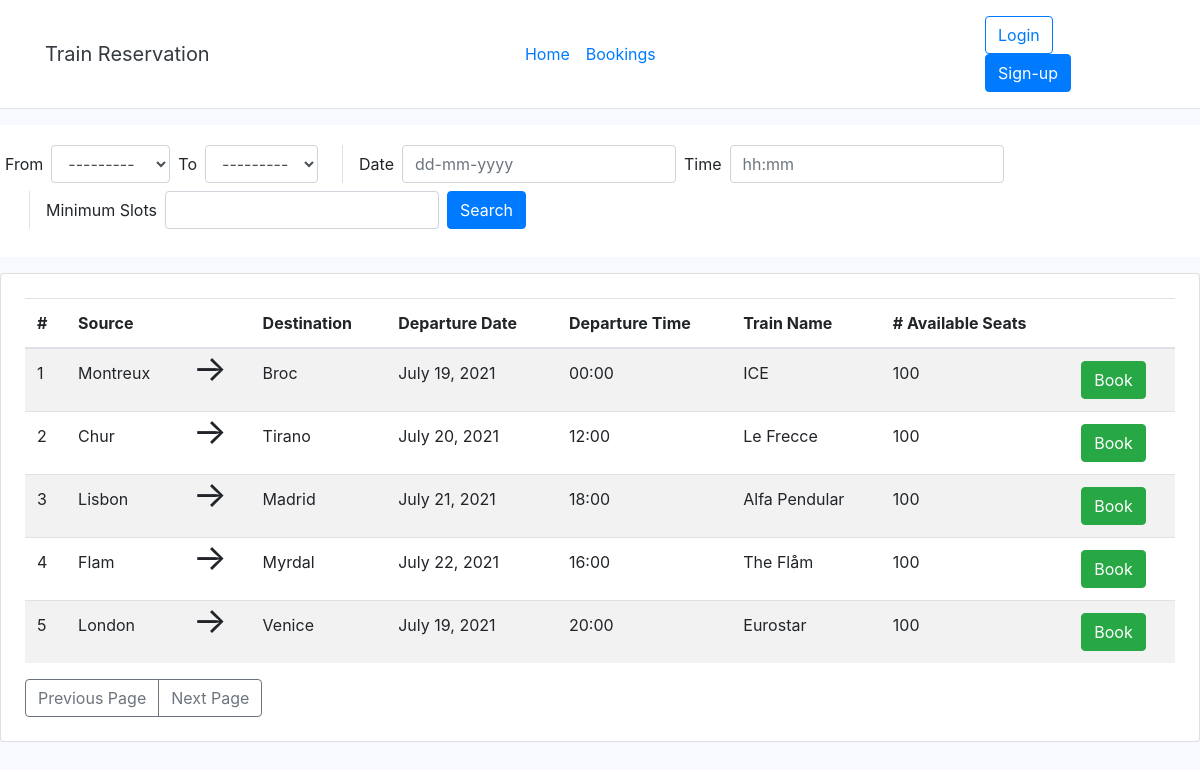
The page / on the database its author committed.
### trips/models.py (models this page shows, shortened)
class Trip(models.Model):
    Trip_name = models.CharField(max_length=20)
    trip_id = models.AutoField(primary_key=True)
    train_id = models.ForeignKey(Train, on_delete=models.CASCADE)
    source = models.CharField(max_length=30)
    destination = models.CharField(max_length=30)
    available_seats = models.PositiveIntegerField(default=0)
    dept_date = models.DateField()
    dept_time = models.TimeField()

class Train(models.Model):
    Train_name = models.CharField(max_length=20)
    train_id = models.AutoField(primary_key=True)
    maxSeats = models.IntegerField(default=100)

### trips/views.py (the view)
# urls.py: 2. Add a URL to urlpatterns:  path('', views.home, name='home')
def home(request):
    filteredResult = BookFilter(
        request.GET, queryset=Trip.objects.all()
    )
    page_num = request.GET.get('page', 1)
    p = Paginator(filteredResult.qs, 7)
    try:
        page = p.page(page_num)
    except EmptyPage:
        page = p.page(1)
    context = {
        'filter': filteredResult,
        'results' : page
    }
    return render(request, 'trips/home.html', context)

### trips/templates/trips/home.html (shortened to what this page needs)
{% extends "trips/base.html" %}
{% load crispy_forms_tags %}
{% block content %}
<div class="bg-white card-body align-items-center justify-content-center justify-content-md-between">
    <div class="row justify-content-center">
    <form method="GET" class="form-inline">
        <div class="form-group mb-2">
                <label for="{{ filter.form.source.id_for_label }}" class="mr-2">
                    {{ filter.form.source.label }}
                </label>
                {{ filter.form.source }}
                </div>
                <div class="form-group ml-2 mb-2">
                    <label for="{{ filter.form.destination.id_for_label }}" class="mr-2">
                        {{ filter.form.destination.label }}
                    </label>
                    {{ filter.form.destination }}
                </div>
                <div class="form-group ml-4 mb-2 pl-3 border-left">
                    <label for="{{ filter.form.dept_date.id_for_label }}" class="mr-2">
                        {{ filter.form.dept_date.label }}
                    </label>
                    {{ filter.form.dept_date }}
                </div>
                <div class="form-group ml-2 mb-2">
                    <label for="{{ filter.form.dept_time.id_for_label }}" class="mr-2">
                        {{ filter.form.dept_time.label }}
                    </label>
                    {{ filter.form.dept_time }}
                </div>
                <div class="form-group ml-4 mb-2 pl-3 border-left">
                    <label for="{{ filter.form.available_seats.id_for_label }}" class="mr-2">
                        {{ filter.form.available_seats.label }}
                    </label>
                    {{ filter.form.available_seats }}
                </div>
                <div class="form-group ml-2 mb-2">
                <button class="btn btn-primary" type="submit">Search</button>
                </div>
            </form>
        </div>
 </div>
{% if results %}
<div class="container card p-4 mt-3" style="max-width: 1250px;">
    <table class="table table-striped">
    <thead>
        <th scope="col">#</th>
        <th scope="col">Source</th>
        <th scope="col"></th>
        <th scope="col">Destination</th>
        <th scope="col">Departure Date</th>
        <th scope="col">Departure Time</th>
        <th scope="col">Train Name</th>
        <th scope="col"># Available Seats</th>
        <th scope="col"></th>
    </thead>
    <tbody>
{% for trip in results %}
<tr>
    <td>{{ trip.trip_id }}</td>
    <td>{{ trip.source }}</td>
    <td style="font-size: 36px; line-height: 14px;">→</td>
    <td>{{ trip.destination }}</td>
    <td>{{ trip.dept_date|date:"F d, Y" }}</td>
    <td>{{ trip.dept_time|time:"H:i"}}</td>
    <td>{{ trip.train_id.Train_name }}</td>
    {% if trip.available_seats == 0  %}
    <td colspan="2" class="btn-outline-primary" >This trip reached maximum number of available seats</td>
    {% else %}
    <td>{{ trip.available_seats }}</td>
    <td><a href="{% url 'trainres-book' id=trip.trip_id %}" class="btn btn-success">Book</a></td>
    {% endif %}
    </tr>
{% endfor %}
    </tbody>
</table>
<div class="btn-group" role="group" aria-label="Basic example">
    {% if results.has_previous %}
        <a class="btn btn-outline-primary" href="{{ request.path }}?page={{ results.previous_page_number }}">Previous Page</a>
    {% else %}
        <a class="btn btn-outline-secondary" href="">Previous Page</a>
    {% endif %}
    {% if results.has_next %}
        <a class="btn btn-outline-primary" href="{{ request.path }}?page={{ results.next_page_number }}">Next Page</a>
    {% else %}
        <a class="btn btn-outline-secondary" href="">Next Page</a>
    {% endif %}
</div>
</div>
{% endif %}
{% endblock content %}

### trips/templates/trips/base.html (style rules this page uses)
body { background-color: ghostwhite; }

### rows shown on the page
Trip: trip_id "1", source "Montreux", destination "Broc", dept_date "July 19, 2021", dept_time "00:00", train_id.Train_name "ICE", available_seats "100"
Trip: trip_id "2", source "Chur", destination "Tirano", dept_date "July 20, 2021", dept_time "12:00", train_id.Train_name "Le Frecce", available_seats "100"
Trip: trip_id "3", source "Lisbon", destination "Madrid", dept_date "July 21, 2021", dept_time "18:00", train_id.Train_name "Alfa Pendular", available_seats "100"
Trip: trip_id "4", source "Flam", destination "Myrdal", dept_date "July 22, 2021", dept_time "16:00", train_id.Train_name "The Flåm", available_seats "100"
Trip: trip_id "5", source "London", destination "Venice", dept_date "July 19, 2021", dept_time "20:00", train_id.Train_name "Eurostar", available_seats "100"

### other values the page prints
{{ filter.form.source.label }} "From"
{{ filter.form.destination.label }} "To"
{{ filter.form.dept_date.label }} "Date"
{{ filter.form.dept_time.label }} "Time"
{{ filter.form.available_seats.label }} "Minimum Slots"
